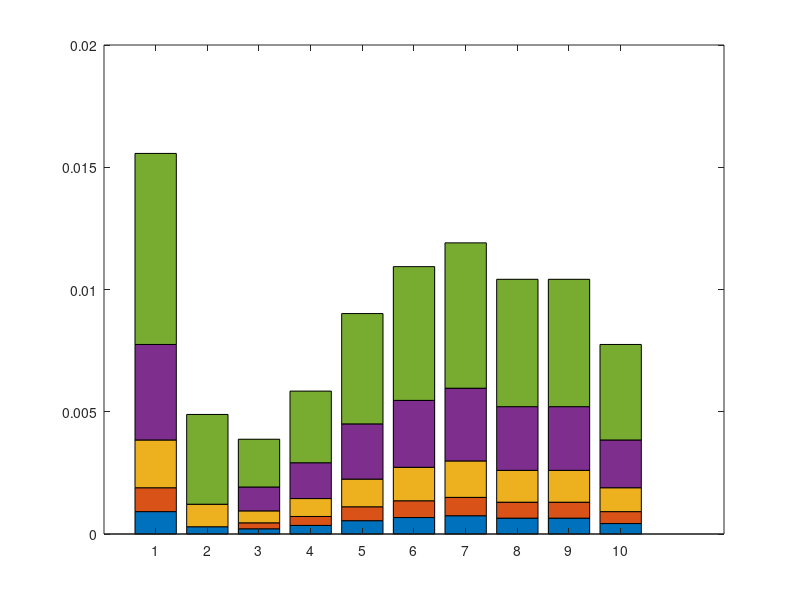

The MATLAB source for this figure: (Note: this script raises an error after producing the figure.)
% Clear workspace
clc;
clear;
close all;

% --- DATA DEFINITION ---
% Rows: Logic types (EAL1 to EAL9 + PAL)
% Columns: Bit Widths (4-bit, 5-bit, 6-bit, 7-bit, 8-bit)
NMED_Values = [
    0.00091569,  0.001892320, 0.003845684, 0.007752411, 0.01556586;    % EAL1
    0.00029758,  0.0,         0.001217990, 0.0,         0.00488996;    % EAL2
    0.000213649, 0.000457819, 0.000946160, 0.001922842, 0.0038762;     % EAL3
    0.00035099,  0.00071725,  0.001449761, 0.0029147,   0.0058448;     % EAL4
    0.00054461,  0.001114027, 0.002245799, 0.004503844, 0.009016124;   % EAL5
    0.00067337,  0.00135962,  0.0027289,   0.00546507,  0.010935576;   % EAL6
    0.00074777,  0.001497928, 0.002988584, 0.005963218, 0.01190812;    % EAL7
    0.000648577, 0.001300970, 0.002603848, 0.00520865,  0.01041777;    % EAL8
    0.000648577, 0.001300970, 0.002603848, 0.00520865,  0.0104177;     % EAL9
    0.00042798,  0.000915639, 0.001892323, 0.003845684, 0.007752411    % PAL
];

logicNames = {'EAL1', 'EAL2', 'EAL3', 'EAL4', 'EAL5', 'EAL6', 'EAL7', 'EAL8', 'EAL9', 'PAL'};

% --- DATA PROCESSING (Incremental Logic & Filling) ---
Filled_Values = NMED_Values;
% 1. Fill missing 0 values with previous bit's value
for i = 1:size(Filled_Values, 1)
    for j = 2:size(Filled_Values, 2)
        if Filled_Values(i, j) == 0
            Filled_Values(i, j) = Filled_Values(i, j-1);
        end
    end
end

% 2. Calculate Differences for Stacking
Plot_Data = zeros(size(Filled_Values));
Plot_Data(:, 1) = Filled_Values(:, 1);
for j = 2:size(Filled_Values, 2)
    Plot_Data(:, j) = Filled_Values(:, j) - Filled_Values(:, j-1);
end

% --- PLOTTING ---
figure('Position', [100, 100, 1400, 800], 'Color', 'w'); 

x = 1:size(Plot_Data, 1);
b = bar(x, Plot_Data, 'stacked');

% --- STYLING ---
barWidth = 0.5; 
for i = 1:length(b)
    b(i).BarWidth = barWidth;
end

% --- COLORS ---
customColors = [
    0.00, 0.45, 0.74;  % 4-bit (Blue)
    0.85, 0.33, 0.10;  % 5-bit (Orange)
    0.93, 0.69, 0.13;  % 6-bit (Yellow)
    0.49, 0.18, 0.56;  % 7-bit (Purple)
    0.47, 0.67, 0.19   % 8-bit (Green)
];

for i = 1:length(b)
    b(i).FaceColor = customColors(i,:);
end

% --- AXES SETTINGS ---
max_y = max(max(Filled_Values));
ylim([0, max_y * 1.15]); % Slight headroom

set(gca, 'XTick', x);
set(gca, 'XTickLabel', logicNames);
set(gca, 'FontSize', 11);
set(gca, 'XColor', 'k', 'YColor', 'k'); 
set(gca, 'Color', 'w');                 

xlabel('Approximation Logic', 'FontSize', 12, 'FontWeight', 'bold', 'Color', 'k');
ylabel('NMED (Normalized Mean Error Distance)', 'FontSize', 12, 'FontWeight', 'bold', 'Color', 'k');
title('NMED Values Breakdown', 'FontSize', 14, 'FontWeight', 'bold', 'Color', 'k');

% --- REMOVE GRID ---
grid off;

% --- ULTRA-COMPACT LEGEND BOX (SCALED FOR NMED) ---
bit_labels = {'4-bit', '5-bit', '6-bit', '7-bit', '8-bit'};

% Positioning Variables (Scaled relative to max_y ~ 0.016)
box_x = 1.8;      
box_y = max_y * 1.12;       % Top of box near the max Y limit
box_w = 1.8;                % Width (X-axis units)
box_h = max_y * 0.18;       % Height relative to graph scale

% Draw the boundary box
rectangle('Position', [box_x, box_y - box_h, box_w, box_h], ...
    'EdgeColor', 'k', 'LineWidth', 0.8, 'FaceColor', 'none'); 

% Internal Spacing (Scaled)
start_x = box_x + 0.1;        
start_y = box_y - (max_y * 0.02);         
row_spacing = max_y * 0.035;   % Vertical spacing between rows
patch_width = 0.12;            % X-axis units
patch_height = max_y * 0.015;  % Y-axis units
gap_small = 0.03;              
label_offset = 0.4;           

% Loop rows: 8-bit down to 4-bit
for bit_idx = 5:-1:1
    current_y = start_y - ((5 - bit_idx) * row_spacing);
    current_x = start_x;
    
    % 1. Label "X-bit :"
    text(current_x, current_y, [bit_labels{bit_idx} ':'], ...
        'FontSize', 7, 'FontWeight', 'bold', 'Color', 'k', ...
        'VerticalAlignment', 'middle', 'HorizontalAlignment', 'left');
    
    current_x = current_x + label_offset;
    
    % 2. Open Bracket "("
    text(current_x, current_y, '(', ...
        'FontSize', 7, 'FontWeight', 'bold', 'Color', 'k', ...
        'VerticalAlignment', 'middle', 'HorizontalAlignment', 'center');
    
    current_x = current_x + 0.08;
    
    % 3. Draw Patches and '+' signs
    for layer = 1:bit_idx
        % Draw Square Patch
        rectangle('Position', [current_x, current_y - (patch_height/2), patch_width, patch_height], ...
            'FaceColor', customColors(layer, :), ...
            'EdgeColor', 'k', 'LineWidth', 0.5);
        
        current_x = current_x + patch_width + gap_small;
        
        % Draw '+' sign if not last
        if layer < bit_idx
             text(current_x, current_y, '+', ...
                'FontSize', 6, 'FontWeight', 'bold', 'Color', 'k', ...
                'VerticalAlignment', 'middle', 'HorizontalAlignment', 'center');
             current_x = current_x + gap_small + 0.05;
        end
    end
    
    % 4. Closing Bracket ")"
    text(current_x + 0.02, current_y, ')', ...
        'FontSize', 7, 'FontWeight', 'bold', 'Color', 'k', ...
        'VerticalAlignment', 'middle', 'HorizontalAlignment', 'left');
end

% --- ADDING TEXT LABELS TO BARS ---
for i = 1:size(NMED_Values, 1) 
    for j = 1:size(NMED_Values, 2) 
        val_original = NMED_Values(i, j);
        val_position = Filled_Values(i, j);
        
        if val_original > 0
            y_pos = val_position;
            x_pos = i + (barWidth / 2) + 0.02; 
            
            % Using 4 decimal places for NMED
            txt_str = sprintf('%.4f', val_original);
            
            text(x_pos, y_pos, txt_str, ...
                'FontSize', 6, ...           
                'Color', 'r', ...            
                'FontWeight', 'bold', ...
                'HorizontalAlignment', 'left', ...
                'VerticalAlignment', 'middle'); 
        end
    end
end
